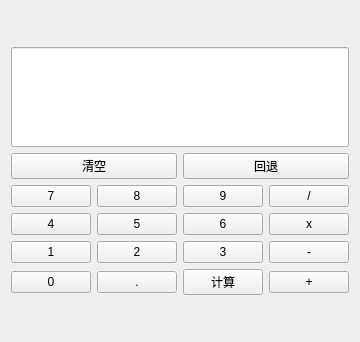
<?xml version="1.0" encoding="UTF-8"?>
<ui version="4.0">
 <class>Form</class>
 <widget class="QWidget" name="Form">
  <property name="geometry">
   <rect>
    <x>0</x>
    <y>0</y>
    <width>288</width>
    <height>342</height>
   </rect>
  </property>
  <property name="maximumSize">
   <size>
    <width>16777215</width>
    <height>16777215</height>
   </size>
  </property>
  <property name="windowTitle">
   <string>Caculator</string>
  </property>
  <layout class="QGridLayout" name="gridLayout">
   <item row="0" column="0">
    <layout class="QVBoxLayout" name="verticalLayout_4">
     <item>
      <widget class="QLineEdit" name="lineEdit">
       <property name="minimumSize">
        <size>
         <width>0</width>
         <height>100</height>
        </size>
       </property>
      </widget>
     </item>
     <item>
      <layout class="QVBoxLayout" name="verticalLayout_3">
       <item>
        <layout class="QVBoxLayout" name="verticalLayout_2">
         <item>
          <layout class="QVBoxLayout" name="verticalLayout">
           <item>
            <layout class="QHBoxLayout" name="horizontalLayout_5">
             <item>
              <widget class="QPushButton" name="pushButton_clear">
               <property name="text">
                <string>清空</string>
               </property>
              </widget>
             </item>
             <item>
              <widget class="QPushButton" name="pushButton_back">
               <property name="text">
                <string>回退</string>
               </property>
              </widget>
             </item>
            </layout>
           </item>
           <item>
            <layout class="QHBoxLayout" name="horizontalLayout_4">
             <item>
              <widget class="QPushButton" name="pushButton_7">
               <property name="text">
                <string>7</string>
               </property>
              </widget>
             </item>
             <item>
              <widget class="QPushButton" name="pushButton_8">
               <property name="text">
                <string>8</string>
               </property>
              </widget>
             </item>
             <item>
              <widget class="QPushButton" name="pushButton_9">
               <property name="text">
                <string>9</string>
               </property>
              </widget>
             </item>
             <item>
              <widget class="QPushButton" name="pushButton_div">
               <property name="text">
                <string>/</string>
               </property>
              </widget>
             </item>
            </layout>
           </item>
           <item>
            <layout class="QHBoxLayout" name="horizontalLayout">
             <item>
              <widget class="QPushButton" name="pushButton_4">
               <property name="text">
                <string>4</string>
               </property>
              </widget>
             </item>
             <item>
              <widget class="QPushButton" name="pushButton_5">
               <property name="text">
                <string>5</string>
               </property>
              </widget>
             </item>
             <item>
              <widget class="QPushButton" name="pushButton_6">
               <property name="text">
                <string>6</string>
               </property>
              </widget>
             </item>
             <item>
              <widget class="QPushButton" name="pushButton_mul">
               <property name="text">
                <string>x</string>
               </property>
              </widget>
             </item>
            </layout>
           </item>
           <item>
            <layout class="QHBoxLayout" name="horizontalLayout_3">
             <item>
              <widget class="QPushButton" name="pushButton_1">
               <property name="text">
                <string>1</string>
               </property>
              </widget>
             </item>
             <item>
              <widget class="QPushButton" name="pushButton_2">
               <property name="text">
                <string>2</string>
               </property>
              </widget>
             </item>
             <item>
              <widget class="QPushButton" name="pushButton_3">
               <property name="text">
                <string>3</string>
               </property>
              </widget>
             </item>
             <item>
              <widget class="QPushButton" name="pushButton_sub">
               <property name="text">
                <string>-</string>
               </property>
              </widget>
             </item>
            </layout>
           </item>
           <item>
            <layout class="QHBoxLayout" name="horizontalLayout_2">
             <item>
              <widget class="QPushButton" name="pushButton_0">
               <property name="text">
                <string>0</string>
               </property>
              </widget>
             </item>
             <item>
              <widget class="QPushButton" name="pushButton_dot">
               <property name="text">
                <string>.</string>
               </property>
              </widget>
             </item>
             <item>
              <widget class="QPushButton" name="pushButton_enter">
               <property name="text">
                <string>计算</string>
               </property>
              </widget>
             </item>
             <item>
              <widget class="QPushButton" name="pushButton_add">
               <property name="text">
                <string>+</string>
               </property>
              </widget>
             </item>
            </layout>
           </item>
          </layout>
         </item>
        </layout>
       </item>
      </layout>
     </item>
    </layout>
   </item>
  </layout>
 </widget>
 <resources/>
 <connections/>
</ui>
